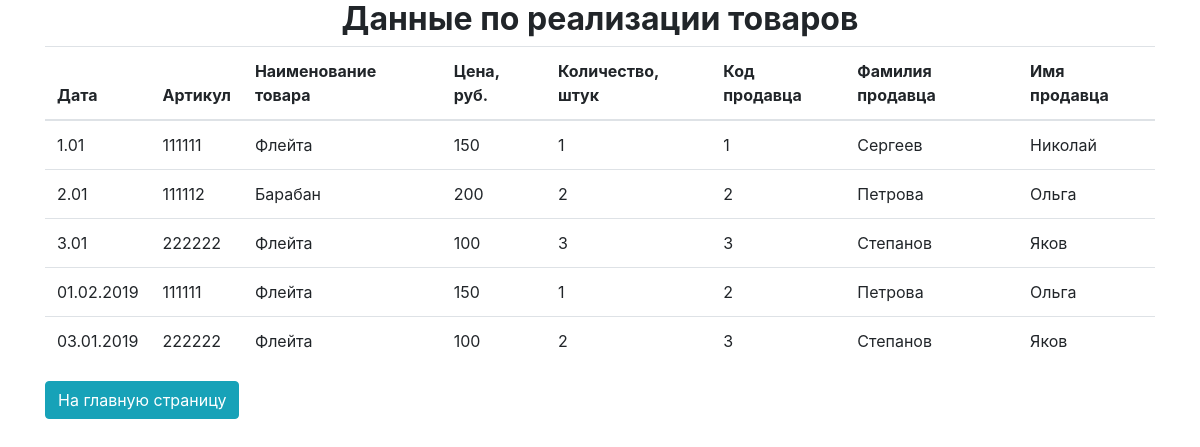
The page /statistics on the database as committed earlier.
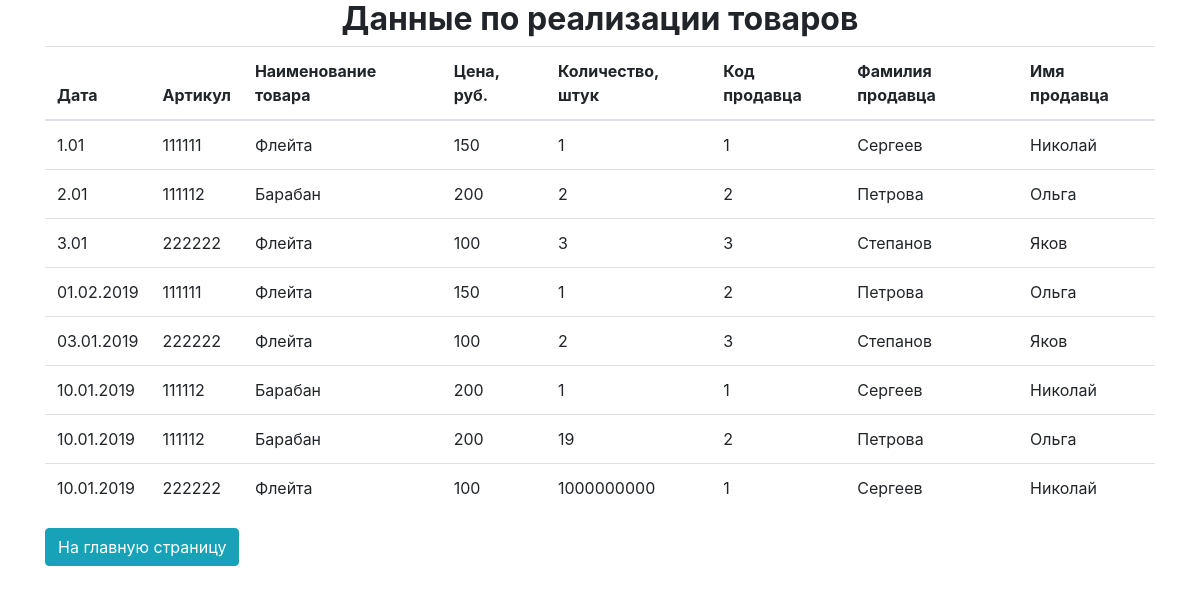
The same page on the database as committed later.
### tables this page shows
CREATE TABLE sales (
          date NUMERIC NOT NULL
        , vendor_code INTEGER NOT NULL
        , price INTEGER NOT NULL
        , quantity INTEGER NOT NULL CHECK (quantity >= 0)
        , seller_id TEXT NOT NULL
         
        , FOREIGN KEY (vendor_code) REFERENCES products (vendor_code)
        , FOREIGN KEY (seller_id) REFERENCES employees (employee_id) 
        );

CREATE TABLE products (
            vendor_code INTEGER PRIMARY KEY,
            product_name TEXT NOT NULL,
            price INTEGER NOT NULL,
            quantity INTEGER NOT NULL DEFAULT 0 CHECK (quantity >= 0)
        );

CREATE TABLE employees (
          employee_id INTEGER PRIMARY KEY AUTOINCREMENT
        , surname TEXT NOT NULL
        , name TEXT NOT NULL
        );

### app/main.py (the view)
    @app.route("/statistics", methods=['GET'])
    def statistics():
        get_statistics_result = db.get_statistics(db.open_db(db_url))
        return render_template('statistics.html', items=get_statistics_result)

### app/db.py (called while the page is built)
def open_db(url):
    connection = sqlite3.connect(url)
    connection.row_factory = sqlite3.Row
    return connection

def get_statistics(connection):
    with connection:
        cursor = connection.cursor()
        cursor.execute("""
        SELECT s.date, s.vendor_code, p.product_name, s.price, s.quantity, s.seller_id, e.surname, e.name
          FROM sales s LEFT JOIN products p
            ON s.vendor_code = p.vendor_code
     LEFT JOIN employees e
            ON s.seller_id = e.employee_id""")
        items = []
        for row in cursor:
            items.append(
                Statistics(
                    row['date'],
                    row['vendor_code'],
                    row['product_name'],
                    row['price'],
                    row['quantity'],
                    row['seller_id'],
                    row['surname'],
                    row['name']
                )
            )
        return items

### app/templates/statistics.html (shortened to what this page needs)
<!doctype html>
<html lang="en">
<head>
    <link rel="stylesheet" href="https://stackpath.bootstrapcdn.com/bootstrap/4.3.1/css/bootstrap.min.css"
>
</head>
<body>
<div class="container">
    <p class="h2 text-center font-weight-bold">Данные по реализации товаров</p>
    <table class="table table-hover">
        <thead>
        <tr>
            <th scope="col">Дата</th>
            <th scope="col">Артикул</th>
            <th scope="col">Наименование товара</th>
            <th scope="col">Цена, руб.</th>
            <th scope="col">Количество, штук</th>
            <th scope="col">Код продавца</th>
            <th scope="col">Фамилия продавца</th>
            <th scope="col">Имя продавца</th>
        </tr>
        </thead>
        <tbody>
        {% for item in items %}
        <tr>
            <td>{{ item.date }}</td>
            <td>{{ item.vendor_code }}</td>
            <td>{{ item.product_name }}</td>
            <td>{{ item.price }}</td>
            <td>{{ item.quantity }}</td>
            <td>{{ item.seller_id }}</td>
            <td>{{ item.surname }}</td>
            <td>{{ item.name }}</td>
        </tr>
        {% endfor %}
        </tbody>
    </table>
    <p><a class="btn btn-info" href="{{ url_for('index') }}">На главную страницу</a></p>
</div>
</body>
</html>

Rows that differ between the two databases and show on the page:
added sales: date "10.01.2019", vendor_code "111112", product_name "Барабан", price "200", quantity "1", seller_id "1", surname "Сергеев", name "Николай"
added sales: date "10.01.2019", vendor_code "111112", product_name "Барабан", price "200", quantity "19", seller_id "2", surname "Петрова", name "Ольга"
added sales: date "10.01.2019", vendor_code "222222", product_name "Флейта", price "100", quantity "1000000000", seller_id "1", surname "Сергеев", name "Николай"
